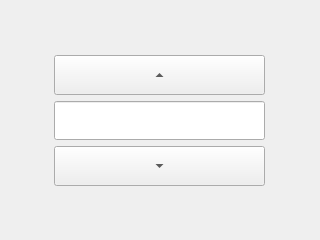
<?xml version="1.0" encoding="UTF-8"?>
<ui version="4.0">
 <class>SnoozePage</class>
 <widget class="QWizardPage" name="SnoozePage">
  <property name="geometry">
   <rect>
    <x>0</x>
    <y>0</y>
    <width>320</width>
    <height>240</height>
   </rect>
  </property>
  <property name="windowTitle">
   <string>WizardPage</string>
  </property>
  <property name="title">
   <string>Snooze</string>
  </property>
  <layout class="QGridLayout" name="gridLayout">
   <item row="3" column="2">
    <spacer name="horizontalSpacer">
     <property name="orientation">
      <enum>Qt::Horizontal</enum>
     </property>
     <property name="sizeHint" stdset="0">
      <size>
       <width>78</width>
       <height>20</height>
      </size>
     </property>
    </spacer>
   </item>
   <item row="3" column="0">
    <spacer name="horizontalSpacer_2">
     <property name="orientation">
      <enum>Qt::Horizontal</enum>
     </property>
     <property name="sizeHint" stdset="0">
      <size>
       <width>77</width>
       <height>20</height>
      </size>
     </property>
    </spacer>
   </item>
   <item row="5" column="1">
    <spacer name="verticalSpacer_2">
     <property name="orientation">
      <enum>Qt::Vertical</enum>
     </property>
     <property name="sizeHint" stdset="0">
      <size>
       <width>20</width>
       <height>40</height>
      </size>
     </property>
    </spacer>
   </item>
   <item row="4" column="1">
    <widget class="QToolButton" name="snoozeDown">
     <property name="sizePolicy">
      <sizepolicy hsizetype="Expanding" vsizetype="Fixed">
       <horstretch>0</horstretch>
       <verstretch>0</verstretch>
      </sizepolicy>
     </property>
     <property name="minimumSize">
      <size>
       <width>0</width>
       <height>40</height>
      </size>
     </property>
     <property name="text">
      <string>...</string>
     </property>
     <property name="arrowType">
      <enum>Qt::DownArrow</enum>
     </property>
    </widget>
   </item>
   <item row="2" column="1">
    <widget class="QToolButton" name="snoozeUp">
     <property name="sizePolicy">
      <sizepolicy hsizetype="Expanding" vsizetype="Fixed">
       <horstretch>0</horstretch>
       <verstretch>0</verstretch>
      </sizepolicy>
     </property>
     <property name="minimumSize">
      <size>
       <width>0</width>
       <height>40</height>
      </size>
     </property>
     <property name="text">
      <string>...</string>
     </property>
     <property name="arrowType">
      <enum>Qt::UpArrow</enum>
     </property>
    </widget>
   </item>
   <item row="3" column="1">
    <widget class="QLineEdit" name="snoozeEdit">
     <property name="font">
      <font>
       <pointsize>20</pointsize>
      </font>
     </property>
     <property name="alignment">
      <set>Qt::AlignCenter</set>
     </property>
    </widget>
   </item>
   <item row="0" column="1">
    <spacer name="verticalSpacer">
     <property name="orientation">
      <enum>Qt::Vertical</enum>
     </property>
     <property name="sizeHint" stdset="0">
      <size>
       <width>20</width>
       <height>40</height>
      </size>
     </property>
    </spacer>
   </item>
  </layout>
 </widget>
 <resources/>
 <connections/>
</ui>
